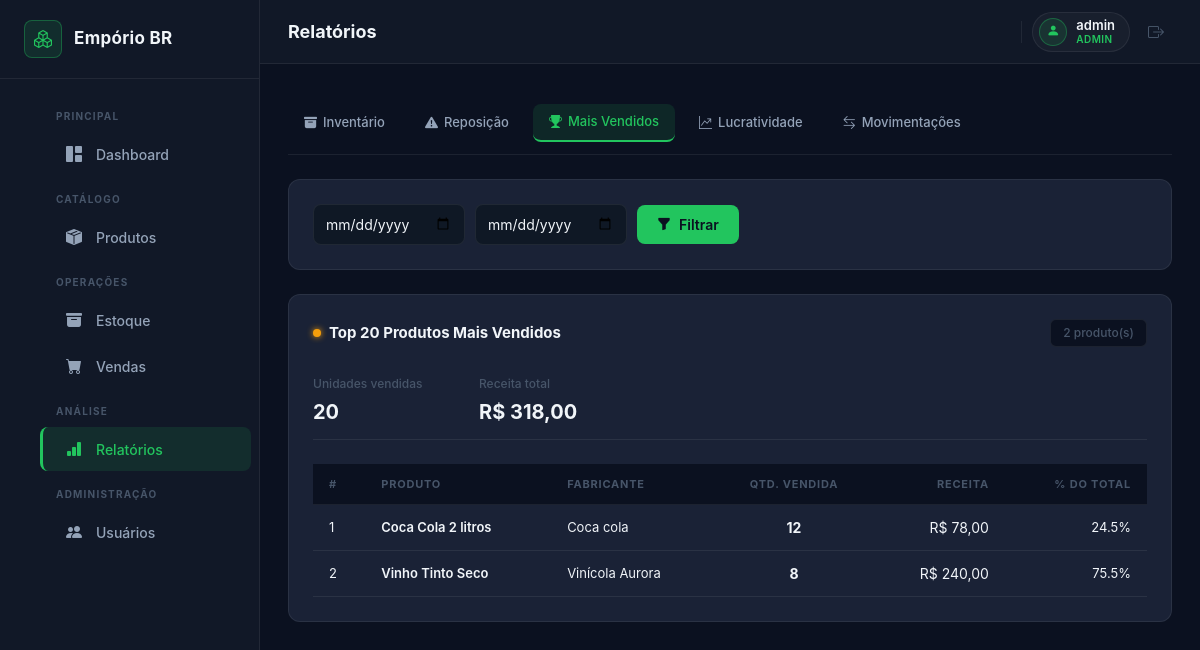
Page /relatorios/mais-vendidos (signed in) on the committed database.
### app/models/models.py (models this page shows, shortened)
class Usuario(UserMixin, db.Model):
    __tablename__ = 'usuarios'
    id = db.Column(db.Integer, primary_key=True)
    nome = db.Column(db.String(100), nullable=False)
    senha_hash = db.Column(db.String(255), nullable=False)
    perfil = db.Column(db.String(20), nullable=False, default='operador')  # 'admin' ou 'operador'
    ativo = db.Column(db.Boolean, default=True)
    movimentacoes = db.relationship('Movimentacao', backref='usuario', lazy='dynamic')
    vendas = db.relationship('Venda', backref='usuario', lazy='dynamic')
    @property
    def is_admin(self):
        return self.perfil == 'admin'

class Produto(db.Model):
    __tablename__ = 'produtos'
    id = db.Column(db.Integer, primary_key=True)
    nome = db.Column(db.String(150), nullable=False)
    categoria_id = db.Column(db.Integer, db.ForeignKey('categorias.id'), nullable=False)
    fabricante = db.Column(db.String(100))
    volume = db.Column(db.String(30))
    peso = db.Column(db.String(30))
    codigo_barras = db.Column(db.String(50), unique=True)
    margem_lucro = db.Column(db.Float, nullable=False, default=30.0)
    preco_custo = db.Column(db.Float, nullable=False, default=0.0)
    preco_venda = db.Column(db.Float, nullable=False, default=0.0)
    estoque_minimo = db.Column(db.Integer, nullable=False, default=5)
    estoque_maximo = db.Column(db.Integer, nullable=False, default=100)
    ativo = db.Column(db.Boolean, default=True)
    lotes = db.relationship('Lote', backref='produto', lazy='dynamic')
    movimentacoes = db.relationship('Movimentacao', backref='produto', lazy='dynamic')

### app/routes/relatorios.py (the view)
@relatorios_bp.route('/relatorios/mais-vendidos')
@login_required
@requer_admin
def mais_vendidos():
    data_ini = request.args.get('data_ini', '')
    data_fim = request.args.get('data_fim', '')
    query = (
        db.session.query(
            Produto.id,
            Produto.nome,
            Produto.fabricante,
            func.sum(ItemVenda.quantidade).label('qtd_vendida'),
            func.sum(ItemVenda.quantidade *
                     ItemVenda.preco_unitario).label('receita'),
        )
        .join(ItemVenda, ItemVenda.produto_id == Produto.id)
        .join(Venda, Venda.id == ItemVenda.venda_id)
        .group_by(Produto.id)
        .order_by(func.sum(ItemVenda.quantidade).desc())
    )
    if data_ini:
        try:
            query = query.filter(
                Venda.data >= datetime.fromisoformat(data_ini))
        except ValueError:
            pass
    if data_fim:
        try:
            query = query.filter(
                Venda.data <= datetime.fromisoformat(data_fim + 'T23:59:59'))
        except ValueError:
            pass
    resultados = query.limit(20).all()
    receita_total = sum(r.receita for r in resultados)
    unidades_total = sum(r.qtd_vendida for r in resultados)
    return render_template(
        'relatorios/mais_vendidos.html',
        resultados=resultados,
        receita_total=receita_total,
        unidades_total=unidades_total,
        data_ini=data_ini,
        data_fim=data_fim,
    )

### app/models/models.py (called while the page is built)
@login_manager.user_loader
def load_user(user_id):
    return Usuario.query.get(int(user_id))

### app/routes/relatorios.py (called while the page is built)
def requer_admin(f):
    @wraps(f)
    def decorated(*args, **kwargs):
        if not current_user.is_admin:
            abort(403)
        return f(*args, **kwargs)
    return decorated

### app/templates/relatorios/mais_vendidos.html (shortened to what this page needs)
{% extends 'base.html' %}
{% block page_title %}Relatórios{% endblock %}
{% block content %}
{% include 'relatorios/_tabs.html' %}
<div class="card-dark mb-4">
  <form method="GET" class="filter-row">
    <div class="filter-input" style="min-width:unset; flex:unset">
      <input type="date" name="data_ini" class="filter-control" style="padding-left:12px"
             value="{{ data_ini }}">
    </div>
    <div class="filter-input" style="min-width:unset; flex:unset">
      <input type="date" name="data_fim" class="filter-control" style="padding-left:12px"
             value="{{ data_fim }}">
    </div>
    <button type="submit" class="btn-accent">
      <i class="bi bi-funnel-fill"></i> Filtrar
    </button>
  </form>
</div>
<div class="card-dark">
  <div class="section-header mb-3">
    <div class="section-title-group">
      <span class="section-dot dot-yellow"></span>
      <h5 class="section-title">Top 20 Produtos Mais Vendidos</h5>
    </div>
    <span class="badge-gray">{{ resultados|length }} produto(s)</span>
  </div>
  {% if resultados %}
  <div class="report-summary-bar mb-4">
    <div class="report-kpi">
      <span class="report-kpi-label">Unidades vendidas</span>
      <strong class="report-kpi-value">{{ unidades_total }}</strong>
    </div>
    <div class="report-kpi">
      <span class="report-kpi-label">Receita total</span>
      <strong class="report-kpi-value value-ok">
        R$ {{ "%.2f"|format(receita_total)|replace(".", ",") }}
      </strong>
    </div>
  </div>
  {% endif %}
  <div class="table-scroll">
    <table class="table-dark-custom">
      <thead>
        <tr>
          <th>#</th>
          <th>Produto</th>
          <th>Fabricante</th>
          <th class="text-center">Qtd. Vendida</th>
          <th class="text-end">Receita</th>
          <th class="text-end">% do Total</th>
        </tr>
      </thead>
      <tbody>
        {% for r in resultados %}
        <tr>
          <td class="text-muted-col">{{ loop.index }}</td>
          <td><span class="product-name">{{ r.nome }}</span></td>
          <td class="text-muted-col">{{ r.fabricante or '—' }}</td>
          <td class="text-center"><strong>{{ r.qtd_vendida }}</strong></td>
          <td class="text-end nowrap">R$ {{ "%.2f"|format(r.receita)|replace(".", ",") }}</td>
          <td class="text-end text-muted-col">
            {% if receita_total > 0 %}
              {{ "%.1f"|format(r.receita / receita_total * 100) }}%
            {% else %}—{% endif %}
          </td>
        </tr>
        {% else %}
        <tr>
          <td colspan="6" class="text-center text-muted-col" style="padding: 24px">
            Nenhuma venda registrada no período.
          </td>
        </tr>
        {% endfor %}
      </tbody>
    </table>
  </div>
</div>
{% endblock %}

### app/templates/base.html (shortened to what this page needs)
<!DOCTYPE html>
<html lang="pt-BR">
<head>
  <link href="https://cdn.jsdelivr.net/npm/bootstrap@5.3.3/dist/css/bootstrap.min.css" rel="stylesheet">
  <link href="https://cdn.jsdelivr.net/npm/bootstrap-icons@1.11.3/font/bootstrap-icons.min.css" rel="stylesheet">
  <link href="{{ url_for('static', filename='css/styles.css') }}" rel="stylesheet">
</head>
<body>
<div class="layout-wrapper">
  <aside class="sidebar" id="sidebar">
    <div class="sidebar-brand">
      <span class="brand-icon"><i class="bi bi-boxes"></i></span>
      <span class="brand-name">Empório BR</span>
    </div>
    <nav class="sidebar-nav">
      <ul>
        <li class="nav-label">Principal</li>
        <li>
          <a href="{{ url_for('main.dashboard') }}"
             class="{{ 'active' if request.endpoint == 'main.dashboard' }}">
            <i class="bi bi-grid-1x2-fill"></i>
            <span>Dashboard</span>
          </a>
        </li>
        <li class="nav-label">Catálogo</li>
        <li>
          <a href="{{ url_for('produtos.lista_produtos') }}"
             class="{{ 'active' if request.endpoint and request.endpoint.startswith('produtos.') }}">
            <i class="bi bi-box-seam-fill"></i>
            <span>Produtos</span>
          </a>
        </li>
        <li class="nav-label">Operações</li>
        <li>
          <a href="{{ url_for('estoque.visao_geral') }}"
             class="{{ 'active' if request.endpoint and request.endpoint.startswith('estoque.') }}">
            <i class="bi bi-archive-fill"></i>
            <span>Estoque</span>
          </a>
        </li>
        <li>
          <a href="{{ url_for('vendas.nova_venda') }}"
             class="{{ 'active' if request.endpoint and request.endpoint.startswith('vendas.') }}">
            <i class="bi bi-cart-fill"></i>
            <span>Vendas</span>
          </a>
        </li>
        <li class="nav-label">Análise</li>
        <li>
          <a href="{{ url_for('relatorios.relatorio_estoque') }}"
             class="{{ 'active' if request.endpoint and request.endpoint.startswith('relatorios.') }}">
            <i class="bi bi-bar-chart-fill"></i>
            <span>Relatórios</span>
          </a>
        </li>
        {% if current_user.is_admin %}
        <li class="nav-label">Administração</li>
        <li>
          <a href="{{ url_for('usuarios.lista_usuarios') }}"
             class="{{ 'active' if request.endpoint and request.endpoint.startswith('usuarios.') }}">
            <i class="bi bi-people-fill"></i>
            <span>Usuários</span>
          </a>
        </li>
        {% endif %}
      </ul>
    </nav>
  </aside>
  <div class="main-content">
    <header class="topbar">
      <h1 class="page-title">{% block page_title %}{% endblock %}</h1>
      <div class="topbar-right">
        <div class="topbar-user">
          <div class="topbar-avatar"><i class="bi bi-person-fill"></i></div>
          <div class="topbar-user-info">
            <span class="topbar-user-name">{{ current_user.nome }}</span>
            <span class="topbar-user-role" style="{{ '' if current_user.is_admin else 'color:var(--info);' }}">
              {{ 'Admin' if current_user.is_admin else 'Operador' }}
            </span>
          </div>
        </div>
        <a href="{{ url_for('auth.logout') }}" class="btn-logout" title="Sair">
          <i class="bi bi-box-arrow-right"></i>
        </a>
      </div>
    </header>
    <div class="flash-container">
    </div>
    <main class="page-body">
      {% block content %}{% endblock %}
    </main>
  </div>
</div>
</body>
</html>

### rows in the picture
Usuario: nome "admin", perfil "ADMIN"
Produto: nome "Coca Cola 2 litros", fabricante "Coca cola", qtd_vendida "12", receita "78,00", receita "24.5"
Produto: nome "Vinho Tinto Seco", fabricante "Vinícola Aurora", qtd_vendida "8", receita "240,00", receita "75.5"

### other values in the picture
{{ resultados|length }} "2"
{{ unidades_total }} "20"
{{ "%.2f"|format(receita_total)|replace(".", ",") }} "318,00"
